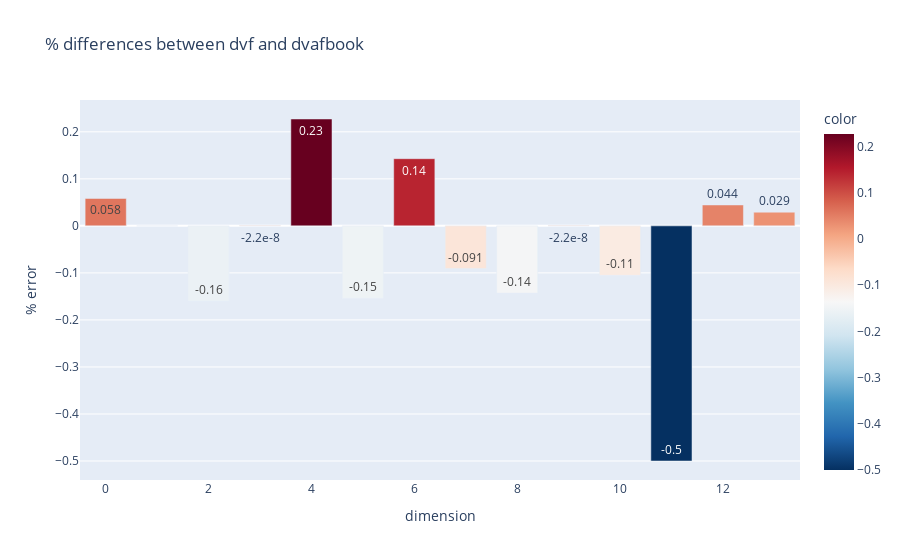

This figure's notebook cell:
### Code cell
fig = px.bar(
    (df_diff["dvf"]-df_diff["dvf_book"]) / df_diff["dvf"],
    title="% differences between dvf and dvafbook",
    barmode="group",
    text_auto=".2",
    color = (df_diff["dvf"]-df_diff["dvf_book"])/df_diff["dvf"],
    color_continuous_scale="RdBu_r"
    )
fig.update_layout( xaxis_title='dimension', yaxis_title='% error')
fig.write_html("% differences between dvf and dvafbook.html")
fig.show()

### Figure 1 — Plotly figure (JSON) as saved in the notebook; plotly's stock layout.template omitted (floating-point values rounded to 4 significant figures)
{"data": [{"alignmentgroup": "True", "hovertemplate": "index=%{x}<br>value=%{y}<br>color=%{marker.color}<extra></extra>", "legendgroup": "", "marker": {"color": [0.05825, 1.49e-08, -0.16, -2.235e-08, 0.2273, -0.1538, 0.1429, -0.09091, -0.1429, -2.235e-08, -0.1053, -0.5, 0.04444, 0.02913], "coloraxis": "coloraxis", "pattern": {"shape": ""}}, "name": "", "offsetgroup": "", "orientation": "v", "showlegend": false, "textposition": "auto", "texttemplate": "%{y:.2}", "type": "bar", "x": [0, 1, 2, 3, 4, 5, 6, 7, 8, 9, 10, 11, 12, 13], "xaxis": "x", "y": [0.05825, 1.49e-08, -0.16, -2.235e-08, 0.2273, -0.1538, 0.1429, -0.09091, -0.1429, -2.235e-08, -0.1053, -0.5, 0.04444, 0.02913], "yaxis": "y"}], "layout": {"barmode": "group", "coloraxis": {"colorbar": {"title": {"text": "color"}}, "colorscale": [[0, "rgb(5,48,97)"], [0.1, "rgb(33,102,172)"], [0.2, "rgb(67,147,195)"], [0.3, "rgb(146,197,222)"], [0.4, "rgb(209,229,240)"], [0.5, "rgb(247,247,247)"], [0.6, "rgb(253,219,199)"], [0.7, "rgb(244,165,130)"], [0.8, "rgb(214,96,77)"], [0.9, "rgb(178,24,43)"], [1, "rgb(103,0,31)"]]}, "legend": {"tracegroupgap": 0}, "title": {"text": "% differences between dvf and dvafbook"}, "xaxis": {"anchor": "y", "domain": [0, 1], "title": {"text": "dimension"}}, "yaxis": {"anchor": "x", "domain": [0, 1], "title": {"text": "% error"}}}}
